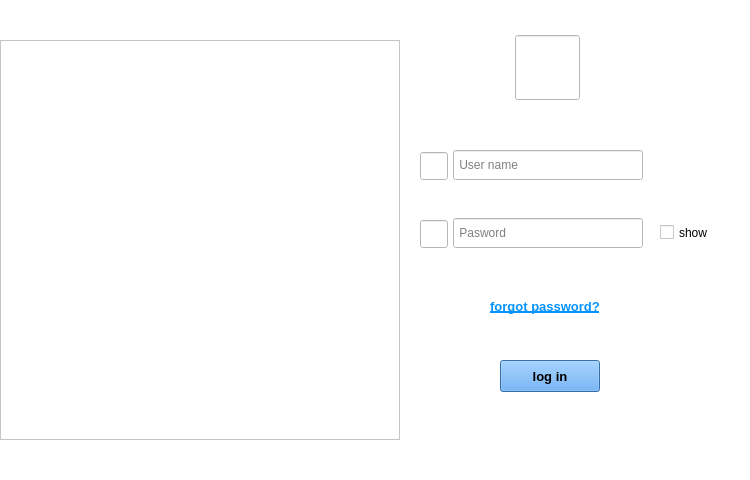
<?xml version="1.0" encoding="UTF-8"?>
<ui version="4.0">
 <class>main_login</class>
 <widget class="QMainWindow" name="main_login">
  <property name="geometry">
   <rect>
    <x>0</x>
    <y>0</y>
    <width>750</width>
    <height>480</height>
   </rect>
  </property>
  <property name="minimumSize">
   <size>
    <width>750</width>
    <height>480</height>
   </size>
  </property>
  <property name="maximumSize">
   <size>
    <width>750</width>
    <height>480</height>
   </size>
  </property>
  <property name="windowTitle">
   <string>log in</string>
  </property>
  <property name="windowIcon">
   <iconset resource="aks.qrc">
    <normaloff>:/photo/image/Screenshot (7).png</normaloff>:/photo/image/Screenshot (7).png</iconset>
  </property>
  <property name="styleSheet">
   <string notr="true">background-color: rgb(255, 255, 255);</string>
  </property>
  <widget class="QWidget" name="centralwidget">
   <widget class="QTextEdit" name="textEdit_2">
    <property name="geometry">
     <rect>
      <x>0</x>
      <y>40</y>
      <width>400</width>
      <height>400</height>
     </rect>
    </property>
    <property name="cursor" stdset="0">
     <cursorShape>PointingHandCursor</cursorShape>
    </property>
    <property name="styleSheet">
     <string notr="true">border-image: url(:/photo/image/Screenshot (7).png);</string>
    </property>
    <property name="readOnly">
     <bool>true</bool>
    </property>
   </widget>
   <widget class="QLineEdit" name="lineEdit">
    <property name="geometry">
     <rect>
      <x>515</x>
      <y>35</y>
      <width>65</width>
      <height>65</height>
     </rect>
    </property>
    <property name="cursor">
     <cursorShape>PointingHandCursor</cursorShape>
    </property>
    <property name="styleSheet">
     <string notr="true">border-image: url(:/photo/image/adamak.jpg);</string>
    </property>
    <property name="readOnly">
     <bool>true</bool>
    </property>
   </widget>
   <widget class="QLineEdit" name="username2">
    <property name="geometry">
     <rect>
      <x>453</x>
      <y>150</y>
      <width>190</width>
      <height>30</height>
     </rect>
    </property>
    <property name="toolTip">
     <string>&lt;html&gt;&lt;head/&gt;&lt;body&gt;&lt;p&gt;User name&lt;/p&gt;&lt;/body&gt;&lt;/html&gt;</string>
    </property>
    <property name="statusTip">
     <string/>
    </property>
    <property name="placeholderText">
     <string> User name</string>
    </property>
   </widget>
   <widget class="QLineEdit" name="lineEdit_5">
    <property name="geometry">
     <rect>
      <x>420</x>
      <y>220</y>
      <width>28</width>
      <height>28</height>
     </rect>
    </property>
    <property name="styleSheet">
     <string notr="true">border-image: url(:/photo/image/Screenshot (27).png);</string>
    </property>
    <property name="readOnly">
     <bool>true</bool>
    </property>
   </widget>
   <widget class="QLineEdit" name="pasword2">
    <property name="geometry">
     <rect>
      <x>453</x>
      <y>218</y>
      <width>190</width>
      <height>30</height>
     </rect>
    </property>
    <property name="toolTip">
     <string>&lt;html&gt;&lt;head/&gt;&lt;body&gt;&lt;p&gt; Pasword&lt;/p&gt;&lt;/body&gt;&lt;/html&gt;</string>
    </property>
    <property name="statusTip">
     <string/>
    </property>
    <property name="echoMode">
     <enum>QLineEdit::Password</enum>
    </property>
    <property name="placeholderText">
     <string> Pasword</string>
    </property>
   </widget>
   <widget class="QCheckBox" name="checkBoxp">
    <property name="geometry">
     <rect>
      <x>660</x>
      <y>224</y>
      <width>70</width>
      <height>17</height>
     </rect>
    </property>
    <property name="font">
     <font>
      <pointsize>9</pointsize>
     </font>
    </property>
    <property name="text">
     <string>show</string>
    </property>
   </widget>
   <widget class="QPushButton" name="verifypb">
    <property name="geometry">
     <rect>
      <x>500</x>
      <y>360</y>
      <width>100</width>
      <height>32</height>
     </rect>
    </property>
    <property name="font">
     <font>
      <pointsize>10</pointsize>
      <bold>true</bold>
     </font>
    </property>
    <property name="styleSheet">
     <string notr="true">background-color: rgb(78, 156, 234);</string>
    </property>
    <property name="text">
     <string>log in</string>
    </property>
   </widget>
   <widget class="QPushButton" name="verifypb_2">
    <property name="geometry">
     <rect>
      <x>455</x>
      <y>290</y>
      <width>180</width>
      <height>32</height>
     </rect>
    </property>
    <property name="font">
     <font>
      <pointsize>10</pointsize>
      <bold>true</bold>
      <underline>true</underline>
     </font>
    </property>
    <property name="cursor">
     <cursorShape>PointingHandCursor</cursorShape>
    </property>
    <property name="styleSheet">
     <string notr="true">background-color: rgb(255, 255, 255);
color: rgb(5, 147, 255);</string>
    </property>
    <property name="text">
     <string>forgot password?</string>
    </property>
    <property name="flat">
     <bool>true</bool>
    </property>
   </widget>
   <widget class="QLineEdit" name="lineEdit_7">
    <property name="geometry">
     <rect>
      <x>420</x>
      <y>152</y>
      <width>28</width>
      <height>28</height>
     </rect>
    </property>
    <property name="styleSheet">
     <string notr="true">border-image: url(:/photo/image/Screenshot (12).png);</string>
    </property>
    <property name="readOnly">
     <bool>true</bool>
    </property>
   </widget>
  </widget>
 </widget>
 <resources>
  <include location="aks.qrc"/>
 </resources>
 <connections/>
</ui>
